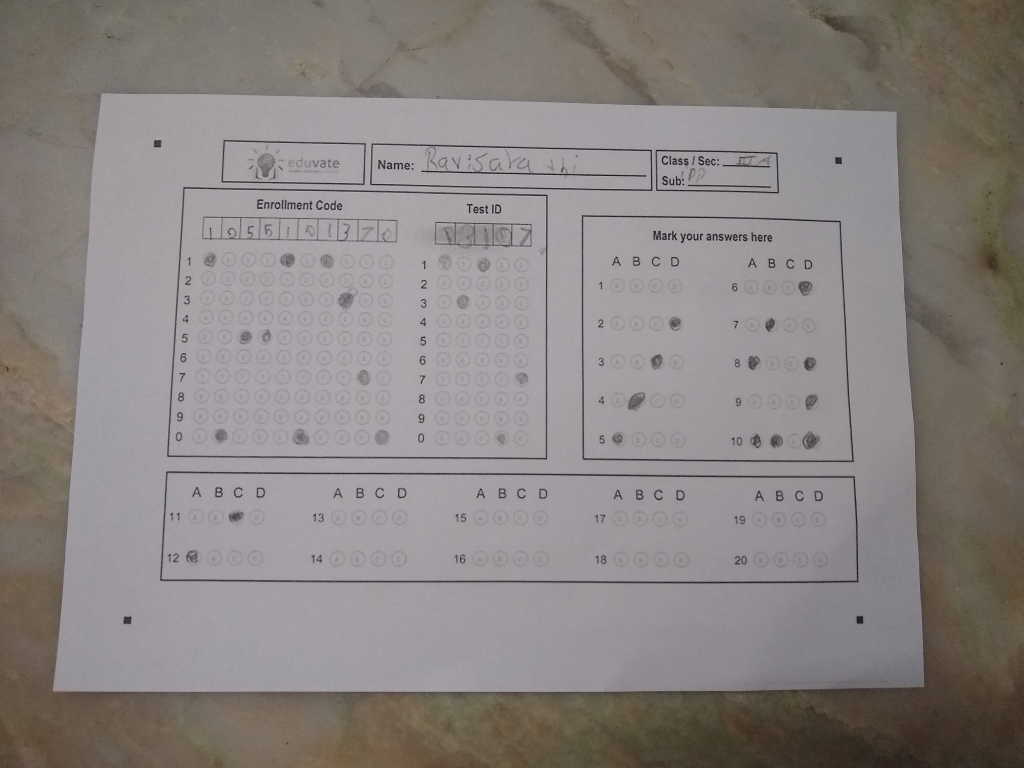
#> input picture imgs/24.jpg, 4096 x 3072 px (shown at 1/4 size); its folder holds only this picture in this run
$ python -i utils.py   (imports and definitions only)   (older library calls are emulated)
#> lines starting #> are read from the running program, lines starting #| are printed output that depends on the picture; after the words box and inside, x2 and y2 are one past the last pixel; in counts of white or black regions, pixels touching at a corner belong together
"""

Designed and Developed by-
Udayraj Deshmukh
https://github.com/Udayraj123

"""
# Locals
saveImgList = {}
resetpos = [0,0]
# for positioning image windows
windowX,windowY = 0,0

import re
import os
import sys
import cv2
import glob
import numpy as np
import pandas as pd
import matplotlib.pyplot as plt
plt.rcParams['figure.figsize'] = (10.0, 8.0)

from pathlib import Path
from random import randint
from imutils import grab_contours
# from skimage.filters import threshold_adaptive

import config
import template

# [34 lines left out: functions setup_dirs, waitQ, not called in this run]


def normalize_util(img, alpha=0, beta=255):
    return cv2.normalize(img, alpha, beta, norm_type=cv2.NORM_MINMAX)


# [187 lines left out: functions normalize_hist, resize_util, resize_util_h, show, putLabel, drawTemplateLayout and 3 more, not called in this run]


def dist(p1, p2):
    return np.linalg.norm(np.array(p1) - np.array(p2))


# [4 lines left out: function get_reflection, not called in this run]


def printbuf(x):
    sys.stdout.write(str(x))
    sys.stdout.write('\r')


# [38 lines left out: functions get_fourth_pt, angle, checkMaxCosine, not called in this run]


def validateRect(approx):
    # TODO: add logic from app?!
    return len(approx) == 4 and checkMaxCosine(approx.reshape(4, 2))


# [11 lines left out: function auto_canny, not called in this run]


def resetSaveImg(key):
    global saveImgList
    saveImgList[key] = []

# [118 lines left out: functions appendSaveImg, findPage, getBestMatch, adjust_gamma, not called in this run]


clahe = cv2.createCLAHE(clipLimit=5.0, tileGridSize=(8, 8))
# TODO Fill these for stats
thresholdCircles = []
badThresholds = []
veryBadPoints = []


# [336 lines left out: functions getROI, handle_markers, getGlobalThreshold, getLocalThreshold, not called in this run]

# [14 lines of commented-out code are left out]


def saveImg(path, final_marked):
    print('Saving Image to ' + path)
    cv2.imwrite(path, final_marked)


# [380 lines left out: functions readResponse, saveOrShowStacks, not called in this run]

>>> import cv2
>>> picture = cv2.imread('imgs/24.jpg')
#> picture is the input picture: shape (3072, 4096, 3); mean B, G, R 129.8, 131.7, 137.6
>>> result = findPage(picture)
#> in normalize_util, `return cv2.normalize(img, alpha, beta, norm_type=cv2.NORM_MINMAX)`:
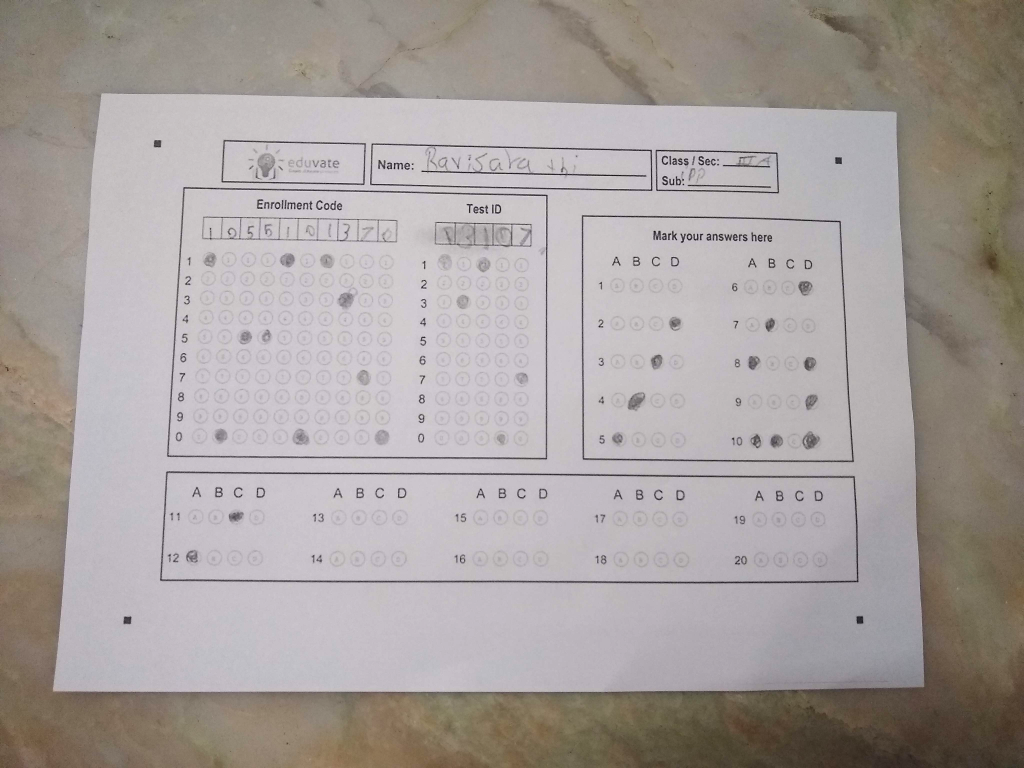
#> returned value: shape (3072, 4096, 3) (shown at 1/4 size); mean of channels 0, 1, 2 157.6, 159.9, 167.1; drawn as B, G, R
#> call 2 of normalize_util, with alpha = 0, beta = 255
#> in normalize_util (call 2), `return cv2.normalize(img, alpha, beta, norm_type=cv2.NORM_MINMAX)`:
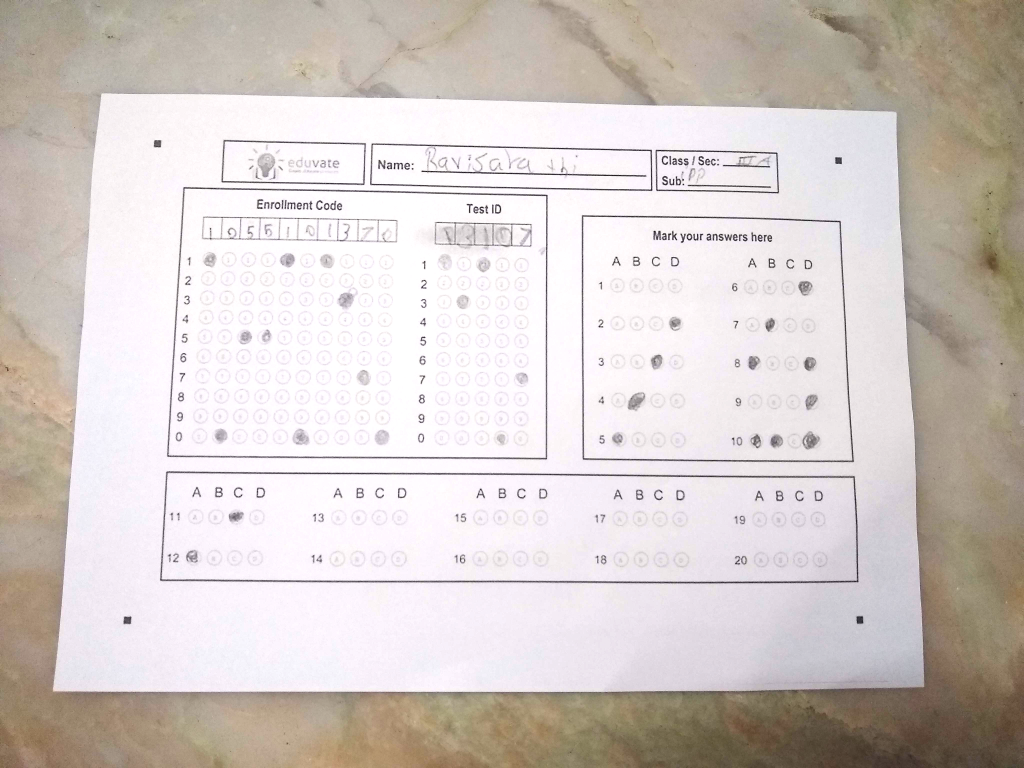
#> returned value: shape (3072, 4096, 3) (shown at 1/4 size); mean of channels 0, 1, 2 200, 203.7, 212.1; drawn as B, G, R
#> (the call stopped at in appendSaveImg, `if(config.saveimglvl >= int(key)):`: config is not available in this run)
#> in findPage, `closed = cv2.morphologyEx(image_norm, cv2.MORPH_CLOSE, kernel)`:
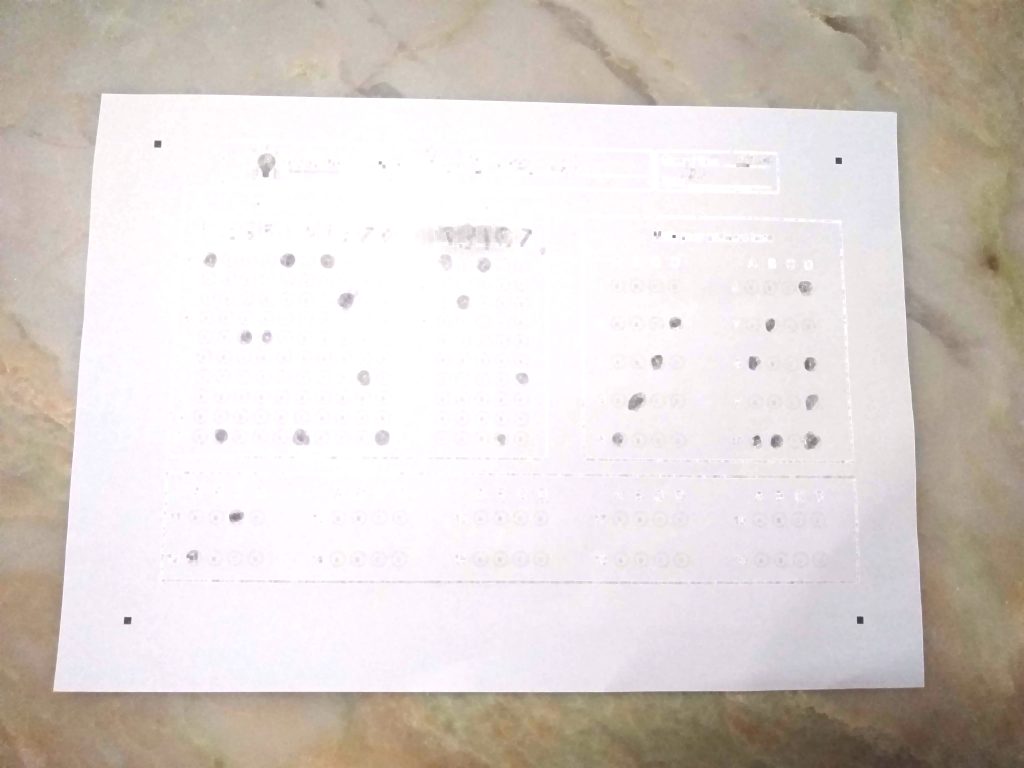
#> closed: shape (3072, 4096, 3) (shown at 1/4 size); mean of channels 0, 1, 2 206, 210.2, 218; drawn as B, G, R
#> (the call stopped at in appendSaveImg, `if(config.saveimglvl >= int(key)):`: config is not available in this run)
#> in findPage, `edge = cv2.Canny(closed, 185, 55)`:
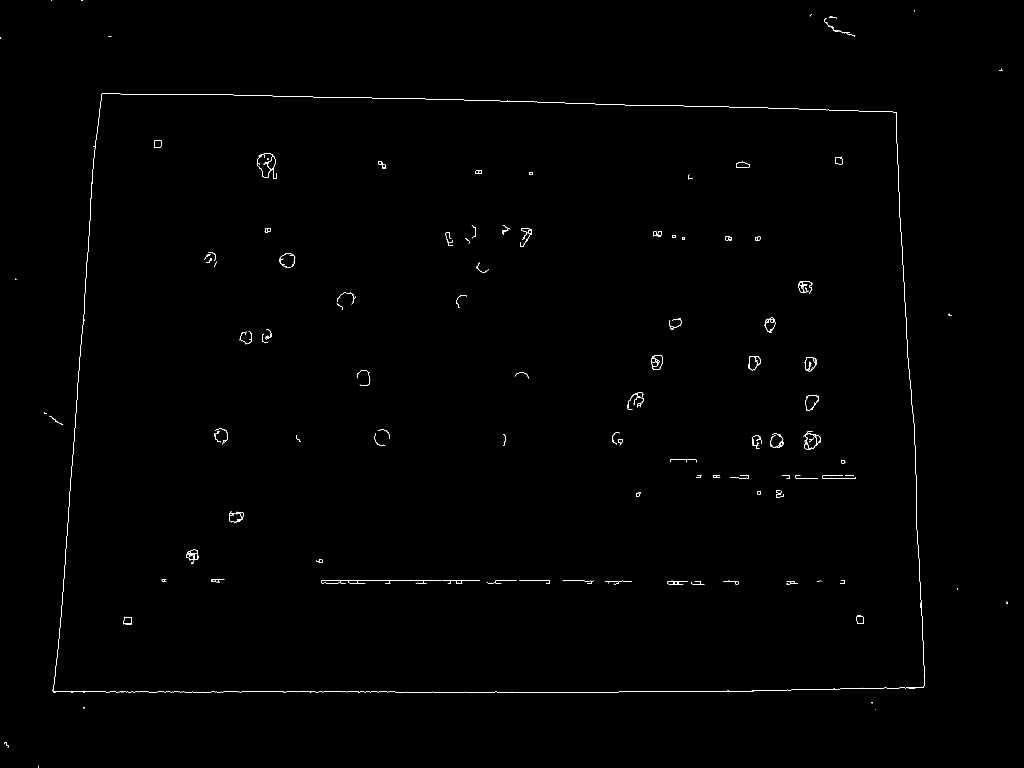
#> edge: shape (3072, 4096) (shown at 1/4 size); 0.2% white in thin lines or dots
#> in findPage, `cnts = grab_contours( cv2.findContours( edge, cv2.RETR_LIST, cv2.CHAIN..`: cnts = 232 contours, 140 with area under 20; largest, box (x1, y1, x2, y2) and area: (3058, 1271, 3101, 1331) 1602, (3062, 1271, 3101, 1326) 1371, (1286, 2321, 1767, 2335) 1195, (1286, 2321, 1364, 2334) 797, (495, 2467, 528, 2499) 791
#> in findPage, `cnts = [cv2.convexHull(c) for c in cnts]`: cnts = 232 contours, 51 with area under 20; largest, box (x1, y1, x2, y2) and area: (211, 1088, 1137, 2770) 780688, (368, 374, 3583, 736) 599036, (3580, 448, 3699, 2751) 92842, (1262, 2760, 3016, 2770) 8601, (1030, 624, 1107, 716) 5635
#> in findPage, `cnts = sorted(cnts, key=cv2.contourArea, reverse=True)[:5]`: cnts = 5 contours; box (x1, y1, x2, y2) and area: (211, 1088, 1137, 2770) 780688, (368, 374, 3583, 736) 599036, (3580, 448, 3699, 2751) 92842, (1262, 2760, 3016, 2770) 8601, (1030, 624, 1107, 716) 5635
#> the loop in findPage, `for c in cnts:` made 1 pass
#> (the run stopped early here; a loop or call above may not have finished)

$ run again, on imgs/33.jpg
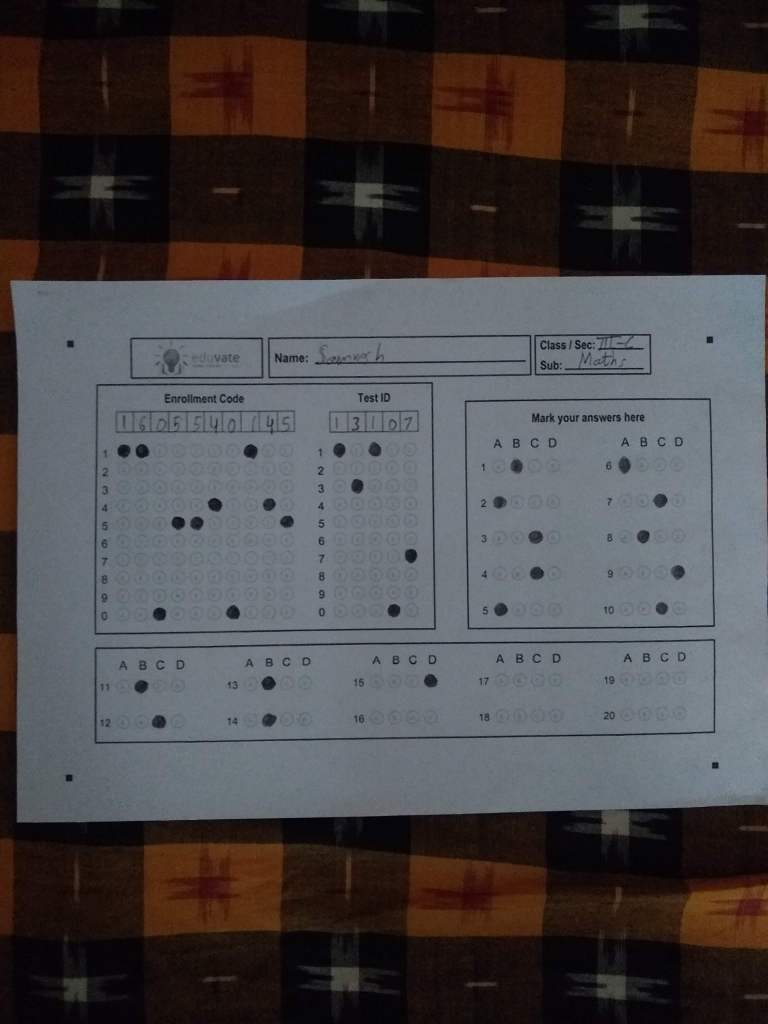
#> input picture imgs/33.jpg, 3072 x 4096 px (shown at 1/4 size)
#> picture is the input picture: shape (4096, 3072, 3); mean B, G, R 69.8, 68.3, 72
#> in findPage, `closed = cv2.morphologyEx(image_norm, cv2.MORPH_CLOSE, kernel)`:
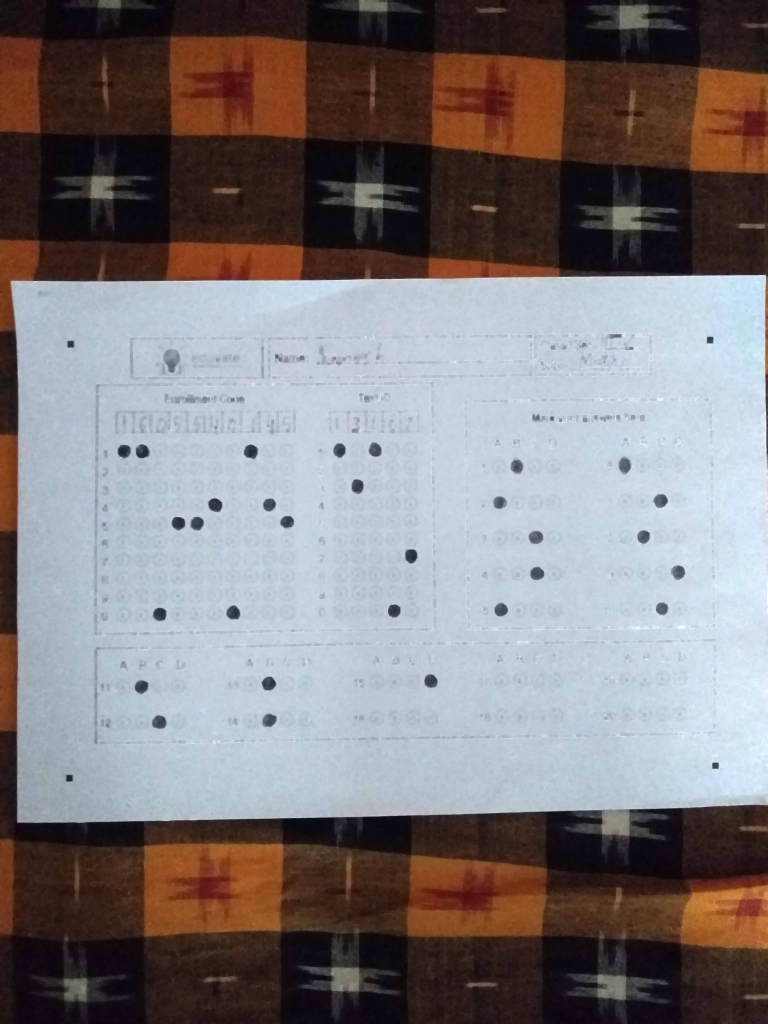
#> closed: shape (4096, 3072, 3) (shown at 1/4 size); mean of channels 0, 1, 2 123.5, 120.9, 127; drawn as B, G, R
#> in findPage, `edge = cv2.Canny(closed, 185, 55)`:
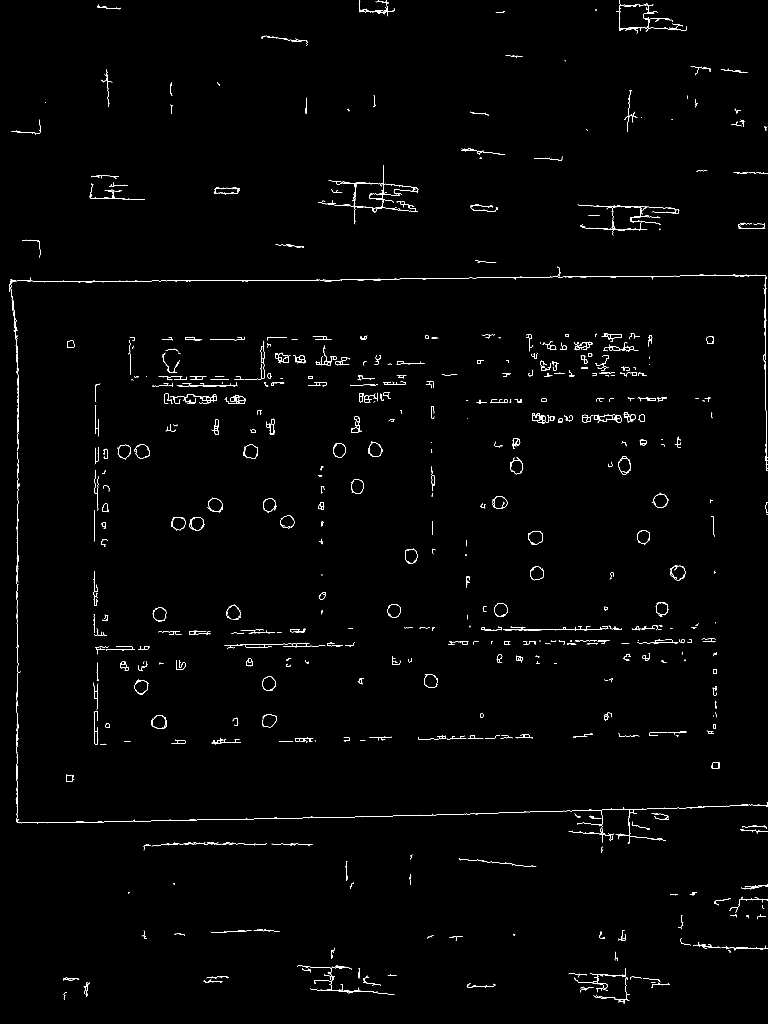
#> edge: shape (4096, 3072) (shown at 1/4 size); 0.58% white in thin lines or dots
#> in findPage, `cnts = grab_contours( cv2.findContours( edge, cv2.RETR_LIST, cv2.CHAIN..`: cnts = 1248 contours, 979 with area under 20; largest, box (x1, y1, x2, y2) and area: (939, 1579, 981, 1615) 986, (944, 1585, 981, 1614) 830, (2329, 1659, 2372, 1689) 728, (2329, 1659, 2361, 1689) 710, (986, 2634, 1012, 2667) 584
#> in findPage, `cnts = [cv2.convexHull(c) for c in cnts]`: cnts = 1248 contours, 455 with area under 20; largest, box (x1, y1, x2, y2) and area: (1241, 3908, 1517, 3975) 10086, (358, 734, 580, 799) 6925, (1299, 1100, 2993, 1121) 6834, (513, 3259, 1731, 3286) 6772, (1435, 0, 1578, 65) 5668
#> in findPage, `cnts = sorted(cnts, key=cv2.contourArea, reverse=True)[:5]`: cnts = 5 contours; box (x1, y1, x2, y2) and area: (1241, 3908, 1517, 3975) 10086, (358, 734, 580, 799) 6925, (1299, 1100, 2993, 1121) 6834, (513, 3259, 1731, 3286) 6772, (1435, 0, 1578, 65) 5668
#> the loop in findPage, `for c in cnts:` made 1 pass
